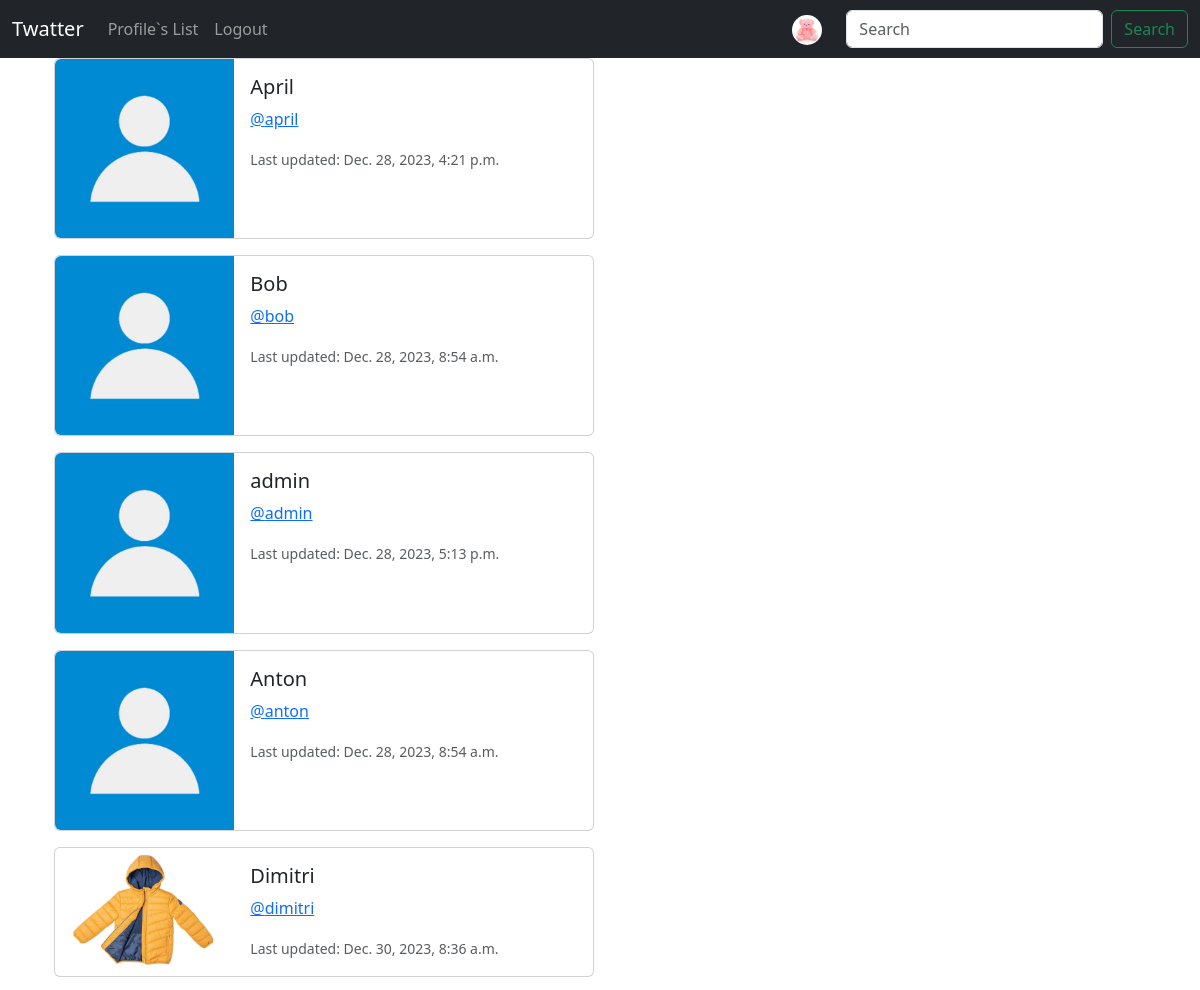
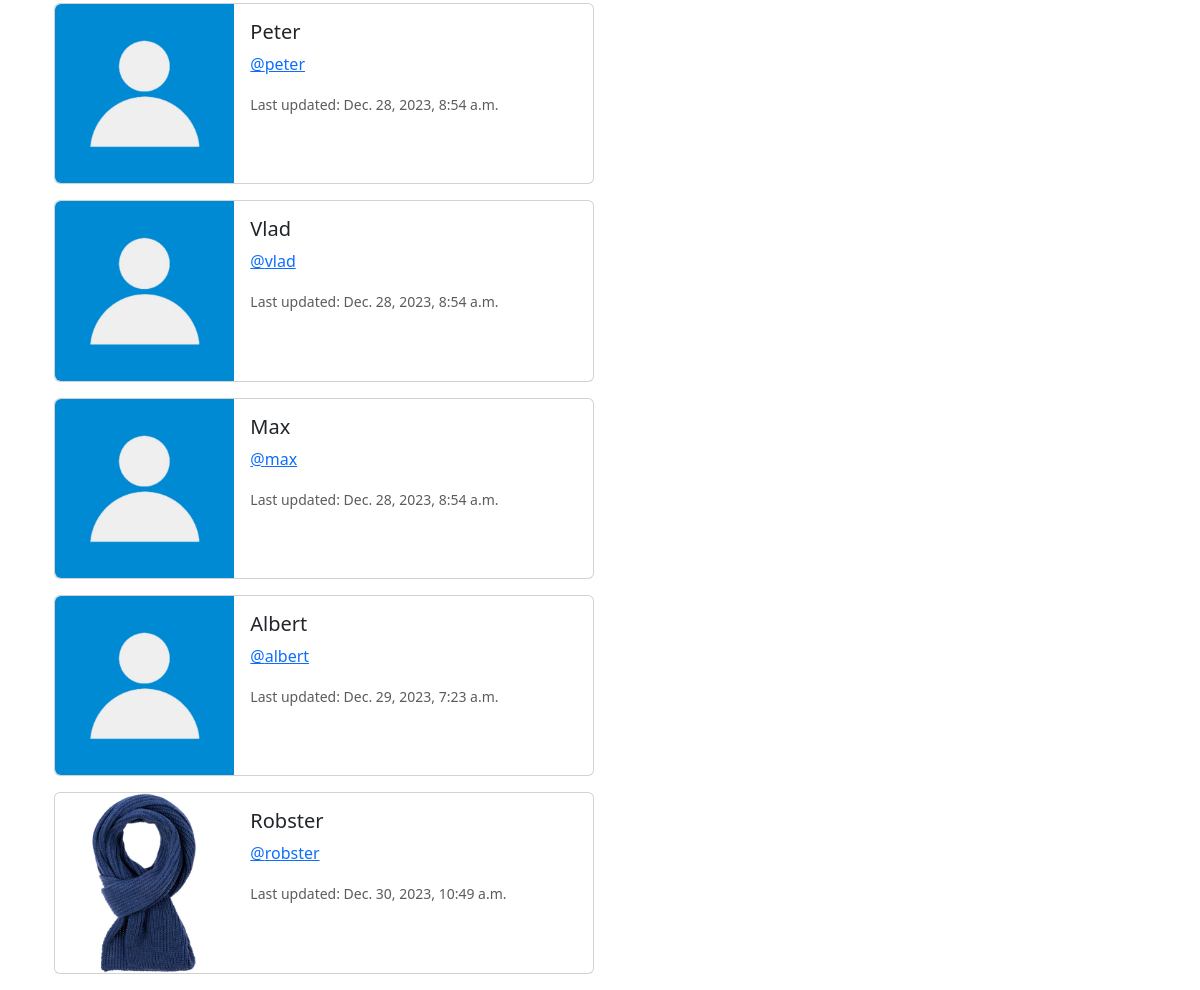
The page /profile_list/ (signed in) on the database its author committed (2 pictures, top to bottom).
### twat/models.py (models this page shows, shortened)
class Profile(models.Model):
    user = models.OneToOneField(User, on_delete=models.CASCADE)
    bio = models.TextField(max_length=500, blank=True)
    follows = models.ManyToManyField(
        "self", symmetrical=False, related_name="followers", blank=True
    )
    date_modified = models.DateTimeField(User, auto_now=True)
    profile_image = models.ImageField(
        null=True, blank=True, upload_to="static/images/profile-image/"
    )

### twat/views.py (the view)
# urls.py: path("profile_list/", views.profile_list, name="profile_list"),
def profile_list(request):
    if request.user.is_authenticated:
        profiles = Profile.objects.exclude(user=request.user)
        context = {"profiles": profiles}
        return render(request, "twat/profile_list.html", context)
    else:
        messages.success(request, "You must be logged in to view this page.")
        return redirect("twat:index")

### templates/twat/profile_list.html (shortened to what this page needs)
{% extends "partials/base.html" %}
{% load static %}
{% block content %}
{% if profiles %}
    <div class="container">
        {% for profile in profiles %}
        <div class="card mb-3" style="max-width: 540px;">
            <div class="row g-0">
              <div class="col-md-4">
                {% if profile.profile_image%}
                <img src="{{ profile.profile_image.url}}" width=200 height=200 class="img-fluid rounded-start">
                {% else %}
                <img src="{% static 'images/profile-image/profile.webp' %}" class="img-fluid rounded-start" alt="Profile image">
                {% endif %}
              </div>
              <div class="col-md-8">
                <div class="card-body">
                  <h5 class="card-title">{{ profile.user.username }}</h5>
                  <p class="card-text"> <a href="{% url 'twat:profile' profile.user.id %}">@{{ profile.user.username| lower }}</a></p>
                  <p class="card-text"><small class="text-body-secondary">Last updated: {{ profile.date_modified  }} </small></p>
                </div>
              </div>
            </div>
          </div>
        {% endfor %}
    </div>
{% endif%}
{% endblock content %}

### templates/partials/navbar.html (shortened to what this page needs)
{% load static %}
<nav class="navbar navbar-expand-lg navbar-dark bg-dark">
    <div class="container-fluid">
      <a class="navbar-brand" href="{% url 'twat:index'%}">Twatter</a>
      <div class="collapse navbar-collapse" id="navbarSupportedContent">
        <ul class="navbar-nav me-auto mb-2 mb-lg-0">
          <li class="nav-item">
            <a class="nav-link" href="{% url 'twat:profile_list'%}">Profile`s List</a>
          </li>
          {% if request.user.is_authenticated %}
            <li class="nav-item">
              <a class="nav-link" href="{% url 'registration:logout' %}">Logout</a>
            </li>
          {% endif %}
        </ul>
        {% if request.user.is_authenticated%}
        {% if user.profile.profile_image %}
          <ul class="navbar-nav ml-auto">
            <li class="nav-link navbar-brand">
                <a href="{% url 'twat:profile' request.user.id%}"><img src="{{user.profile.profile_image.url}}" width=30 height=30 class="rounded-circle" alt="{{profile.user.username}}"></a>
                {% else %}
                <img src="{% static 'images/profile-image/profile.webp' %}" width=30 height=30 class="rounded-circle" alt="Profile image">
              {% endif %}
              </li>
          </ul>
        {% endif%}
        <form class="d-flex" role="search">
          <input class="form-control me-2" type="search" placeholder="Search" aria-label="Search">
          <button class="btn btn-outline-success" type="submit">Search</button>
        </form>
      </div>
    </div>
  </nav>

### rows shown on the page
Profile: user.username "April", user.username "april", date_modified "Dec. 28, 2023, 4:21 p.m."
Profile: user.username "Bob", user.username "bob", date_modified "Dec. 28, 2023, 8:54 a.m."
Profile: user.username "admin", date_modified "Dec. 28, 2023, 5:13 p.m."
Profile: user.username "Anton", user.username "anton", date_modified "Dec. 28, 2023, 8:54 a.m."
Profile: profile_image (picture), user.username "Dimitri", user.username "dimitri", date_modified "Dec. 30, 2023, 8:36 a.m."
Profile: user.username "Peter", user.username "peter", date_modified "Dec. 28, 2023, 8:54 a.m."
Profile: user.username "Vlad", user.username "vlad", date_modified "Dec. 28, 2023, 8:54 a.m."
Profile: user.username "Max", user.username "max", date_modified "Dec. 28, 2023, 8:54 a.m."
Profile: user.username "Albert", user.username "albert", date_modified "Dec. 29, 2023, 7:23 a.m."
Profile: profile_image (picture), user.username "Robster", user.username "robster", date_modified "Dec. 30, 2023, 10:49 a.m."
